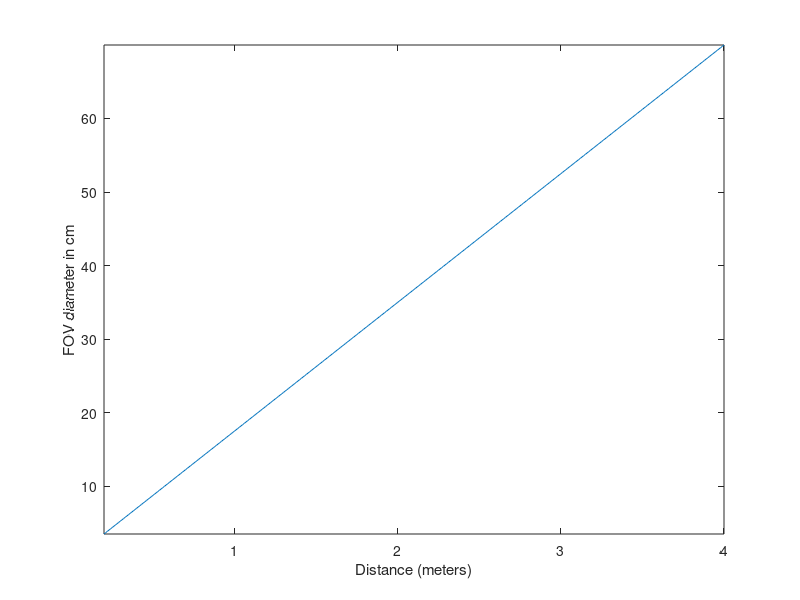

The MATLAB script that drew this image:
%%%% Determine Radar Characteristics based on specs
clc
clear all
c=3e8; %speed of light
unamb_dist=0.7; % unambiguouis range in meters
fprintf(['The unambiguous  range is : ', num2str(unamb_dist),' meters\n'])
resolution=0.005; %range resolution in meters
fprintf(['The resolution is : ', num2str(resolution),' meters\n'])
span=c/2/resolution;
fprintf(['The Span of the measurement is: ', num2str(span/1e9),' GHz \n'])
N=unamb_dist*2*span/c+1; %frequency points
fprintf(['The number of frequency points is: ', num2str(N),' \n'])
res_band=1.3e3; %resolution bandwidth
fprintf(['The resolution bandwidth is: ', num2str(res_band),' Hz \n'])
time_per_freq_point=1/res_band; %time per frequency point
fprintf(['The time per frequency point is: ', num2str(time_per_freq_point),' sec \n'])
total_time=time_per_freq_point*N; % total measurement time for 1 frequency scan
fprintf(['The total frequency scan time is (at least): ', num2str(total_time),' sec \n'])
number_of_time_measuments=30/total_time; % number of measurements for 30 secs in total run time
fprintf(['Number of frequency scans for 30 sec of total time: ', num2str(number_of_time_measuments),'  \n'])

feedhorn_hpbw=10/2; %hpbw of the antenna for wr3.4=13, fro wr2.2=10
distance=0.2:0.01:4;
fov_pitch=2*tand(feedhorn_hpbw)*distance/1e-2;
figure(101)
clf
plot(distance,fov_pitch)
axis tight
xlabel('Distance (meters)')
ylabel('FOV diameter in cm')

